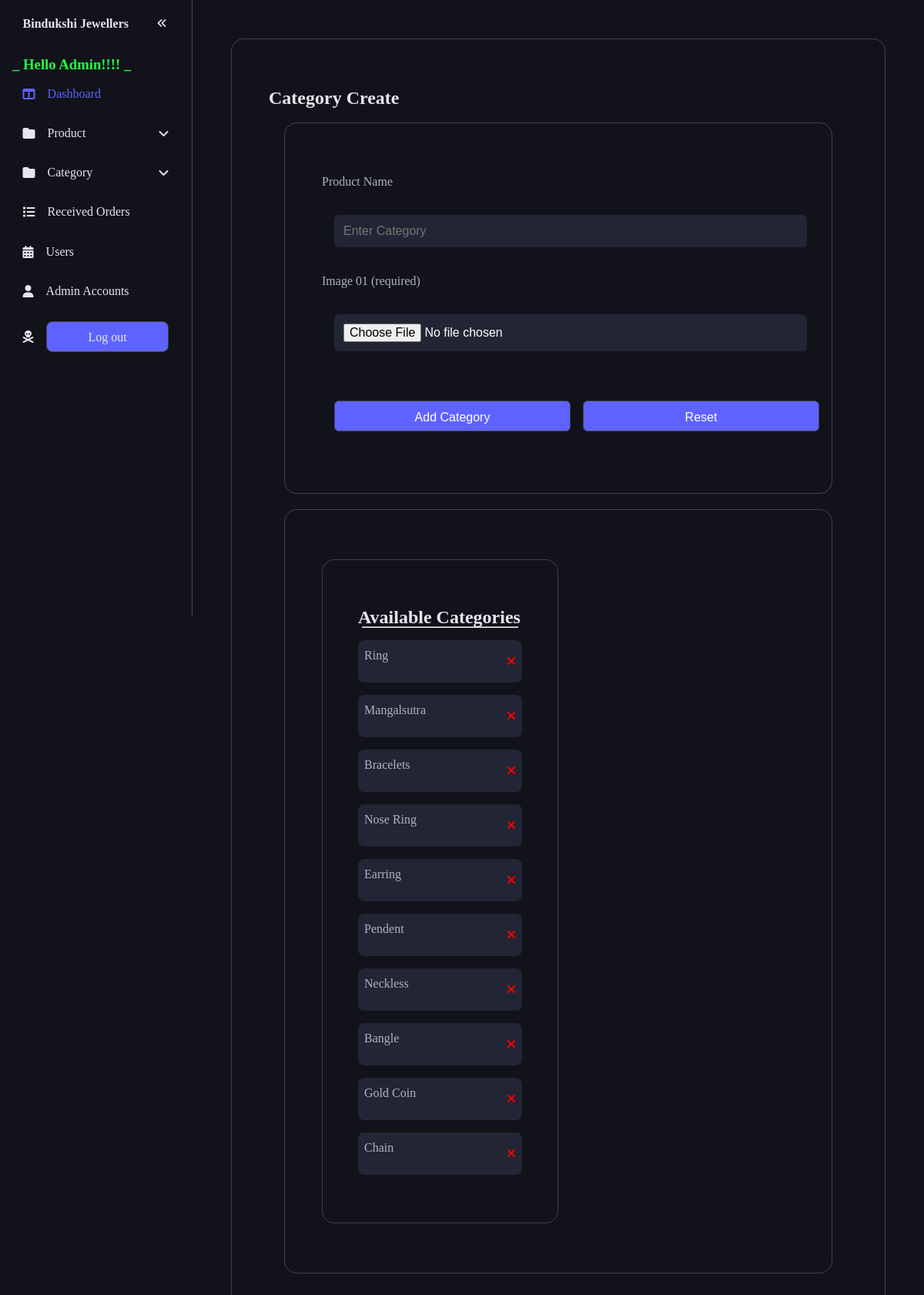
/admin/category_create.php (signed in), run on the app's committed database.
### tables this page shows
CREATE TABLE `category` (
  `name` varchar(20) NOT NULL,
  `img` varchar(100) NOT NULL,
  `id` int(100) NOT NULL
);

### admin/category_create.php (the view, shortened to what this page needs)
<?php
include '../includes/connect.php';
?>
<!DOCTYPE html>
<html lang="en">
<head>
    <link rel="stylesheet" href="../css/admin_style.css">
</head>
<body>
    <?php include('../includes/admin_sidebar.php') ?>
    <main>
        <div class="container">
            <h2>Category Create</h2>
            <div class="container">
                <form action="" method="post" enctype="multipart/form-data">
                    <div class="row">
                        <p>Product Name</p>
                        <input type="text" class="box input" required name="name" placeholder="Enter Category">
                    </div>
                    <div class="row">
                        <p>Image 01 (required)</p>
                        <input type="file" name="image_01" accept="image/jpg, image/jpeg, image/png, image/webp" class="box input" required>
                    </div>
                    <div class="col-2">
                        <div class="row">
                            <input type="submit" value="Add Category" class="btn input" name="add_product">
                        </div>
                        <div class="row">
                            <input class="btn input" type="reset" name="product-reset" value="Reset">
                        </div>
                    </div>
                </form>
            </div>
            <div class="container category">
                <div class="col-2">
                    <div class="row container">
                        <h2>Available Categories</h2>
                        <hr>
                        <?php
                        $select_category = $conn->prepare("SELECT * FROM `category`");
                        $select_category->execute();
                        if ($select_category->rowCount() > 0) {
                            while ($fetch_category = $select_category->fetch(PDO::FETCH_ASSOC)) {
                        ?>
                                <div class="each-category-box">
                                    <p><?= $fetch_category['name']; ?></p>
                                    <a href="category_create.php?delete=<?= $fetch_category['id']; ?>" onclick="return confirm('delete this account?')"><i class="fa-solid fa-xmark" alt="delete"></i></a>
                                </div>
                        <?php
                            }
                        } else {
                            echo '<p class="empty">no products added yet!</p>';
                        }
                        ?>
                    </div>
                    <div class="row"></div>
                </div>
            </div>
        </div>
    </main>
</body>
</html>

### css/admin_style.css (style rules this page uses)
:root { --black: #2b2b2b; --dark-gray: #b3b3b3; --light-gray: #d4d4d4; --white: #ffffff; --box-shadow: rgba(116, 116, 162, 0.25) 0px 13px 27px -5px, rgba(0, 0, 0, 0.3) 0px 8px 16px -8px; --base-clr: #11121a; --line-clr: #42434a; --hover-clr: #222533; --text-clr: #e6e6ef; --accent-clr: #5e63ff; --secondary-text-clr: #b0b3c1; }
* { margin: 0; padding: 0; box-sizing: border-box; }
hr { width: 95%; margin: 0 auto; }
.input { padding: 1rem; border-radius: 6px; border: none; margin: 1rem; width: 100%; font-size: 1rem; background-color: var(--hover-clr); color: #ffffff; }
.row { margin: 1rem 0; }
.col-2 { display: grid; grid-template-columns: repeat(2, 50%); gap: 1rem; }
.btn { width: 6rem; height: 2.5rem; padding: 0.5rem; border: 1px solid var(--line-clr); border-radius: 0.5rem; background-color: var(--accent-clr); text-align: center; transition: all ease 0.2s; display: block; }
.input { width: 100%; padding: 0.75rem; border-radius: 6px; font-size: 1rem; }

### data on the page
category: name "Ring"
category: name "Mangalsutra"
category: name "Bracelets"
category: name "Nose Ring"
category: name "Earring"
category: name "Pendent"
category: name "Neckless"
category: name "Bangle"
category: name "Gold Coin"
category: name "Chain"

### other printed values
$_SESSION["admin_name"] "Admin"
